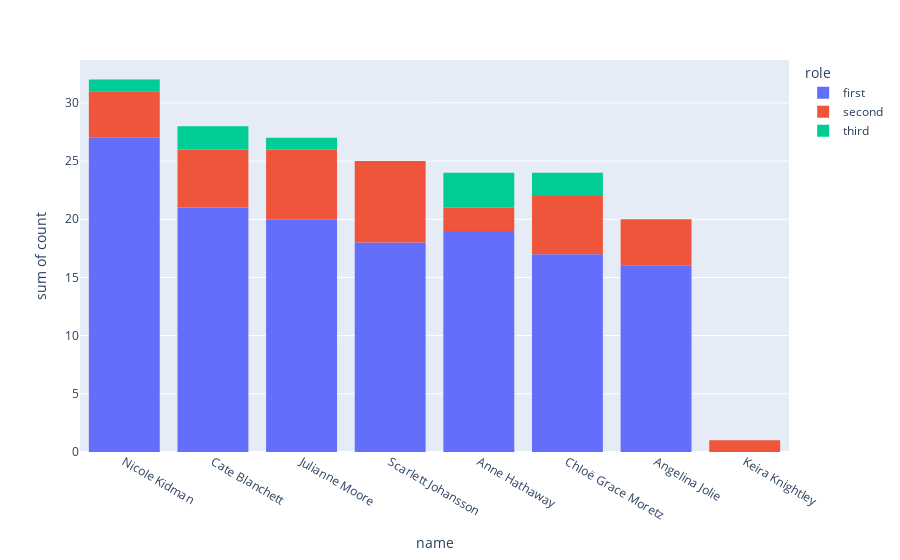

This figure's notebook cell:
### Code cell
# Jouer sur le head() pour récupérer le top voulu (ici head(20) pour en avoir 8 )
fig = px.histogram(dfg_actress.head(20), x='name',y='count', color='role').update_xaxes(categoryorder="total descending")
fig.show()

### Figure 1 — Plotly figure (JSON) as saved in the notebook; plotly's stock layout.template omitted (floating-point values rounded to 4 significant figures)
{"data": [{"alignmentgroup": "True", "bingroup": "x", "histfunc": "sum", "hovertemplate": "role=first<br>name=%{x}<br>sum of count=%{y}<extra></extra>", "legendgroup": "first", "marker": {"color": "#636efa", "pattern": {"shape": ""}}, "name": "first", "offsetgroup": "first", "orientation": "v", "showlegend": true, "type": "histogram", "x": ["Nicole Kidman", "Cate Blanchett", "Julianne Moore", "Scarlett Johansson", "Anne Hathaway", "Chloë Grace Moretz", "Angelina Jolie"], "xaxis": "x", "y": [27, 21, 20, 18, 19, 17, 16], "yaxis": "y"}, {"alignmentgroup": "True", "bingroup": "x", "histfunc": "sum", "hovertemplate": "role=second<br>name=%{x}<br>sum of count=%{y}<extra></extra>", "legendgroup": "second", "marker": {"color": "#EF553B", "pattern": {"shape": ""}}, "name": "second", "offsetgroup": "second", "orientation": "v", "showlegend": true, "type": "histogram", "x": ["Nicole Kidman", "Cate Blanchett", "Julianne Moore", "Scarlett Johansson", "Anne Hathaway", "Chloë Grace Moretz", "Angelina Jolie", "Keira Knightley"], "xaxis": "x", "y": [4, 5, 6, 7, 2, 5, 4, 1], "yaxis": "y"}, {"alignmentgroup": "True", "bingroup": "x", "histfunc": "sum", "hovertemplate": "role=third<br>name=%{x}<br>sum of count=%{y}<extra></extra>", "legendgroup": "third", "marker": {"color": "#00cc96", "pattern": {"shape": ""}}, "name": "third", "offsetgroup": "third", "orientation": "v", "showlegend": true, "type": "histogram", "x": ["Nicole Kidman", "Cate Blanchett", "Julianne Moore", "Chloë Grace Moretz", "Anne Hathaway"], "xaxis": "x", "y": [1, 2, 1, 2, 3], "yaxis": "y"}], "layout": {"autosize": true, "barmode": "relative", "legend": {"title": {"text": "role"}, "tracegroupgap": 0}, "margin": {"t": 60}, "xaxis": {"anchor": "y", "autorange": true, "categoryorder": "total descending", "domain": [0, 1], "range": [-0.5, 7.5], "title": {"text": "name"}, "type": "category"}, "yaxis": {"anchor": "x", "autorange": true, "domain": [0, 1], "range": [0, 33.68], "title": {"text": "sum of count"}, "type": "linear"}}}
